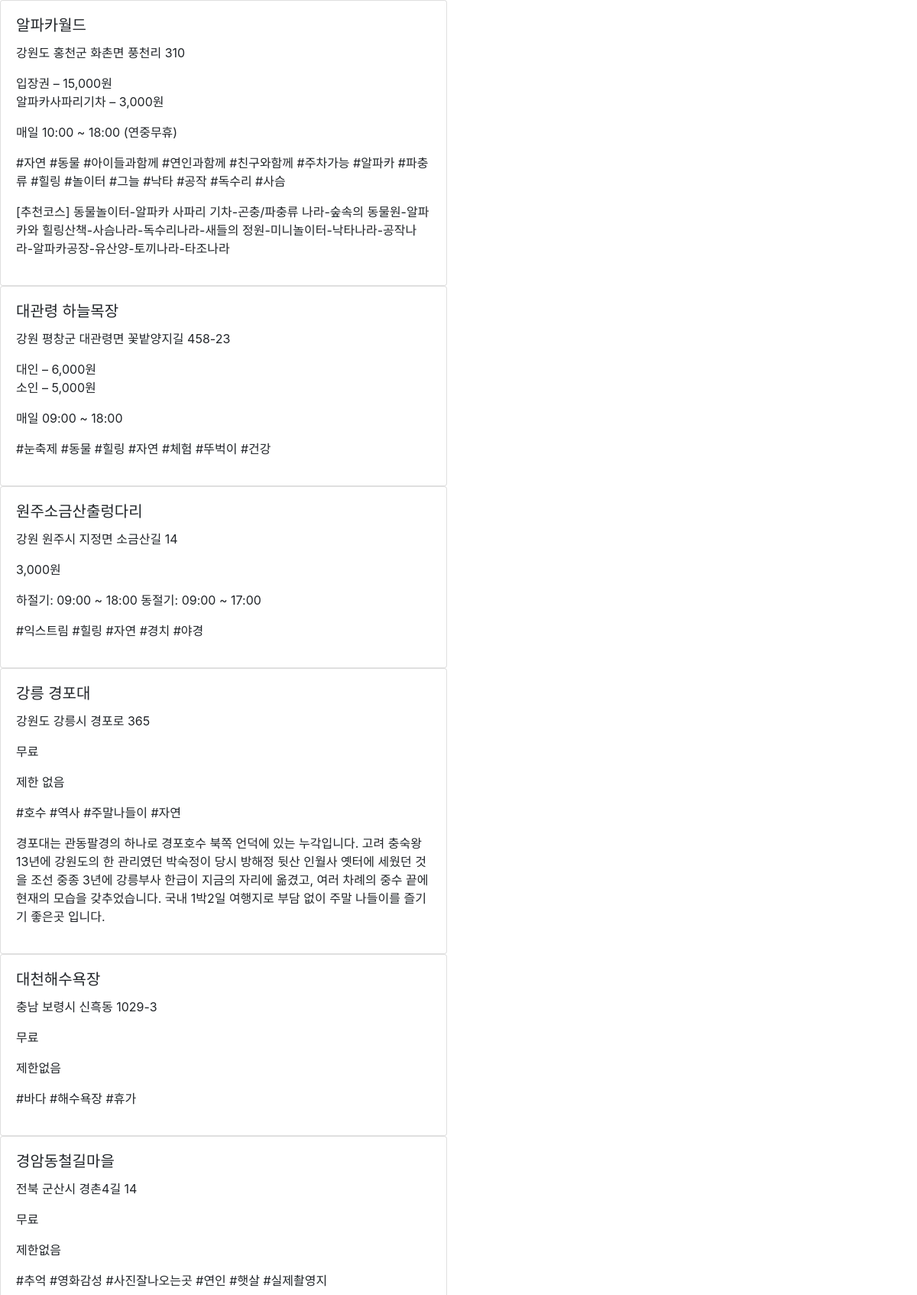
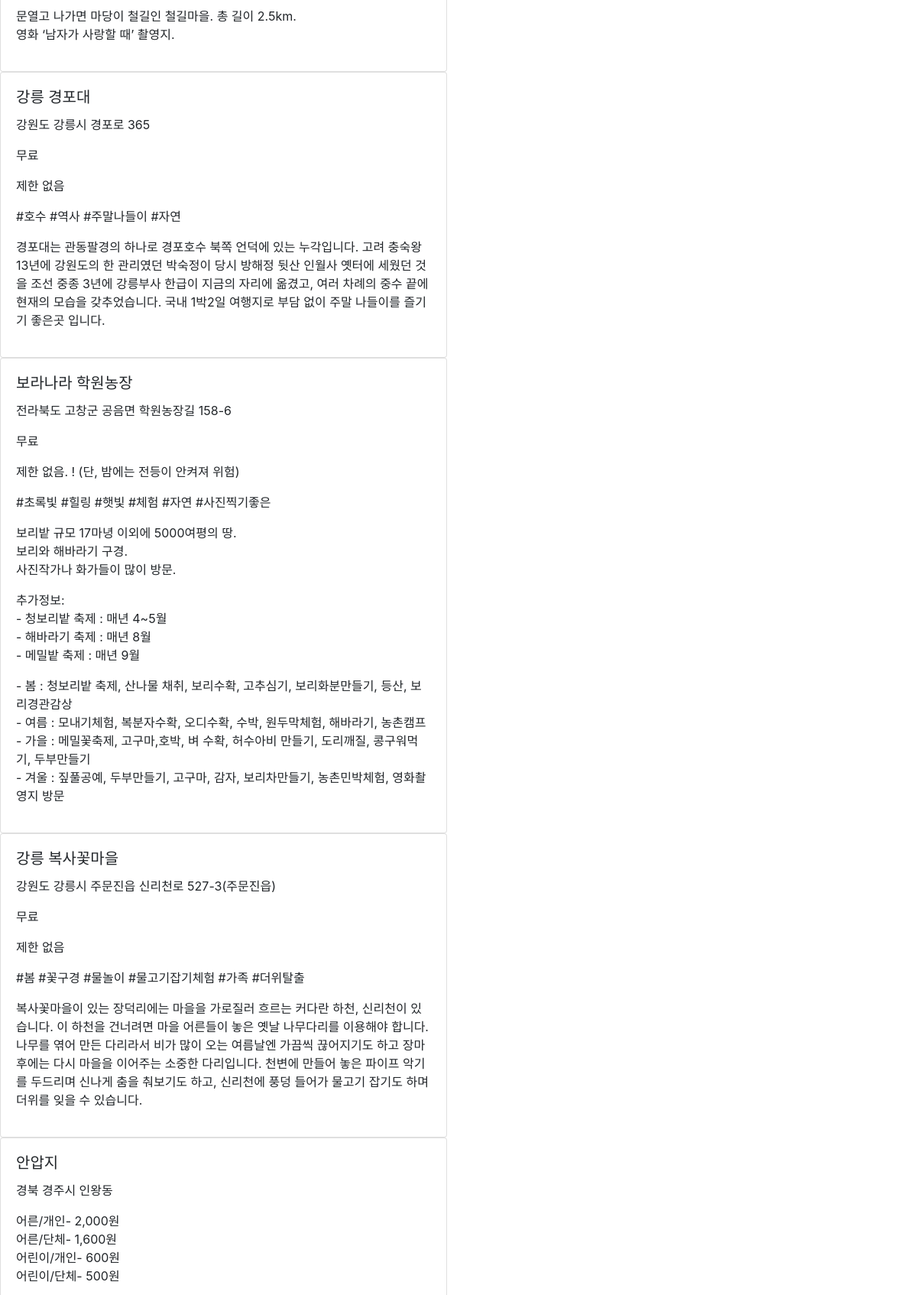
Page /list/ (upper part) on the committed database (2 pictures, top to bottom).
### Day/models.py (models this page shows, shortened)
class Trip(models.Model):
    objects = models.Manager()
    region = models.CharField(blank=True, max_length=200)
    name =  models.CharField(max_length=500)
    description = models.TextField()
    address = models.TextField()
    price = models.TextField(blank=True)
    time = models.CharField(max_length=500)
    photo = models.ImageField(blank=True)
    photo2 = models.ImageField(blank=True)
    theme = models.CharField(blank=True, max_length=200)
    created_at = models.DateTimeField(auto_now_add=True)
    updated_at = models.DateTimeField(auto_now=True)

### Day/views.py (the view)
# urls.py: path('list/', views.list, name="list"),
def list(request):
    trips = Trip.objects.all()
    return render(request, 'Day/list.html', {'trips' : trips})

### Day/templates/Day/list.html (shortened to what this page needs)
{% extends 'base.html' %}
{% load staticfiles %}
{% block content %}
{% for item in trips %}
<div class="row">
  <div class="col-sm-6">
        <div class="card">
          <div class="card-body">
            <h5 class="card-title">{{ item.name }}</h5>
            <p class="card-text">{{ item.address }}</p>
            <p class="card-text">{{ item.price | linebreaks }}</p>
            <p class="card-text">{{ item.time }}</p>
            <p class="card-text">
              {{ item.description | linebreaks | urlize }}
            </p>
          </div>
        </div>
    </div>
</div>
{% endfor %}
{% endblock %}

### templates/base.html (shortened to what this page needs)
<!doctype html>
{% load staticfiles %}
<html lang="en">
  <head>
    <link rel="stylesheet" href="https://stackpath.bootstrapcdn.com/bootstrap/4.3.1/css/bootstrap.min.css">
  </head>
  <body>
    {% block content %}
    {% endblock %}
  </body>
</html>

### rows in the picture
Trip: name "알파카월드", address "강원도 홍천군 화촌면 풍천리 310", price "입장권 – 15,000원 알파카사파리기차 – 3,000원", time "매일 10:00 ~ 18:00 (연중무휴)", description "#자연 #동물 #아이들과함께 #연인과함께 #친구와함께 #주차가능 #알파카 #파충류 #힐링 #놀이터 #그늘 #낙타 #공작 #독수리 #사슴 [추천코스] 동물놀이터-알파카 사파리 기차-곤충/파충류 나라-숲속의 동물원-알파카와 힐링산책-사슴나라-독수리나라-새들의 정원-미니놀이터-낙타나라-공작나라-알파카공장-유산양-토끼나라-타조나라"
Trip: name "대관령 하늘목장", address "강원 평창군 대관령면 꽃밭양지길 458-23", price "대인 – 6,000원 소인 – 5,000원", time "매일 09:00 ~ 18:00", description "#눈축제 #동물 #힐링 #자연 #체험 #뚜벅이 #건강"
Trip: name "원주소금산출렁다리", address "강원 원주시 지정면 소금산길 14", price "3,000원", time "하절기: 09:00 ~ 18:00 동절기: 09:00 ~ 17:00", description "#익스트림 #힐링 #자연 #경치 #야경"
Trip: name "강릉 경포대", address "강원도 강릉시 경포로 365", price "무료", time "제한 없음", description "#호수 #역사 #주말나들이 #자연 경포대는 관동팔경의 하나로 경포호수 북쪽 언덕에 있는 누각입니다. 고려 충숙왕 13년에 강원도의 한 관리였던 박숙정이 당시 방해정 뒷산 인월사 옛터에 세웠던 것을 조선 중종 3년에 강릉부사 한급이 지금의 자리에 옮겼고, 여러 차례의 중수 끝에 현재의 모습을 갖추었습니다. 국내 1박2일 여행지로 부담 없이 주말 나들이를 즐기기 좋은곳 입니다."
Trip: name "대천해수욕장", address "충남 보령시 신흑동 1029-3", price "무료", time "제한없음", description "#바다 #해수욕장 #휴가"
Trip: name "경암동철길마을", address "전북 군산시 경촌4길 14", price "무료", time "제한없음", description "#추억 #영화감성 #사진잘나오는곳 #연인 #햇살 #실제촬영지 문열고 나가면 마당이 철길인 철길마을. 총 길이 2.5km. 영화 ‘남자가 사랑할 때’ 촬영지."
Trip: name "강릉 경포대", address "강원도 강릉시 경포로 365", price "무료", time "제한 없음", description "#호수 #역사 #주말나들이 #자연 경포대는 관동팔경의 하나로 경포호수 북쪽 언덕에 있는 누각입니다. 고려 충숙왕 13년에 강원도의 한 관리였던 박숙정이 당시 방해정 뒷산 인월사 옛터에 세웠던 것을 조선 중종 3년에 강릉부사 한급이 지금의 자리에 옮겼고, 여러 차례의 중수 끝에 현재의 모습을 갖추었습니다. 국내 1박2일 여행지로 부담 없이 주말 나들이를 즐기기 좋은곳 입니다."
Trip: name "보라나라 학원농장", address "전라북도 고창군 공음면 학원농장길 158-6", price "무료", time "제한 없음. ! (단, 밤에는 전등이 안켜져 위험)", description "#초록빛 #힐링 #햇빛 #체험 #자연 #사진찍기좋은 보리밭 규모 17마녕 이외에 5000여평의 땅. 보리와 해바라기 구경. 사진작가나 화가들이 많이 방문. 추가정보: - 청보리밭 축제 : 매년 4~5월 - 해바라기 축제 : 매년 8월 - 메밀밭 축제 : 매년 9월 - 봄 : 청보리밭 축제, 산나물 채취, 보리수확, 고추심기, 보리화분만들기, 등산, 보리경관감상 - 여름 : 모내기체험, 복분자수확, 오디수확, 수박, 원두막체험, 해바라기, 농촌캠프 - 가을 : 메밀꽃축제, 고구마,호박, 벼 수확, 허수아비 만들기, 도리깨질, 콩구워먹기, 두부만들기 - 겨울 : 짚풀공예, 두부만들기, 고구마, 감자, 보리차만들기, 농촌민박체험, 영화촬영지 방문"
Trip: name "강릉 복사꽃마을", address "강원도 강릉시 주문진읍 신리천로 527-3(주문진읍)", price "무료", time "제한 없음", description "#봄 #꽃구경 #물놀이 #물고기잡기체험 #가족 #더위탈출 복사꽃마을이 있는 장덕리에는 마을을 가로질러 흐르는 커다란 하천, 신리천이 있습니다. 이 하천을 건너려면 마을 어른들이 놓은 옛날 나무다리를 이용해야 합니다. 나무를 엮어 만든 다리라서 비가 많이 오는 여름날엔 가끔씩 끊어지기도 하고 장마 후에는 다시 마을을 이어주는 소중한 다리입니다. 천변에 만들어 놓은 파이프 악기를 두드리며 신나게 춤을 춰보기도 하고, 신리천에 풍덩 들어가 물고기 잡기도 하며 더위를 잊을 수 있습니다."
Trip: name "안압지", address "경북 경주시 인왕동", price "어른/개인- 2,000원 어른/단체- 1,600원 어린이/개인- 600원 어린이/단체- 500원"
